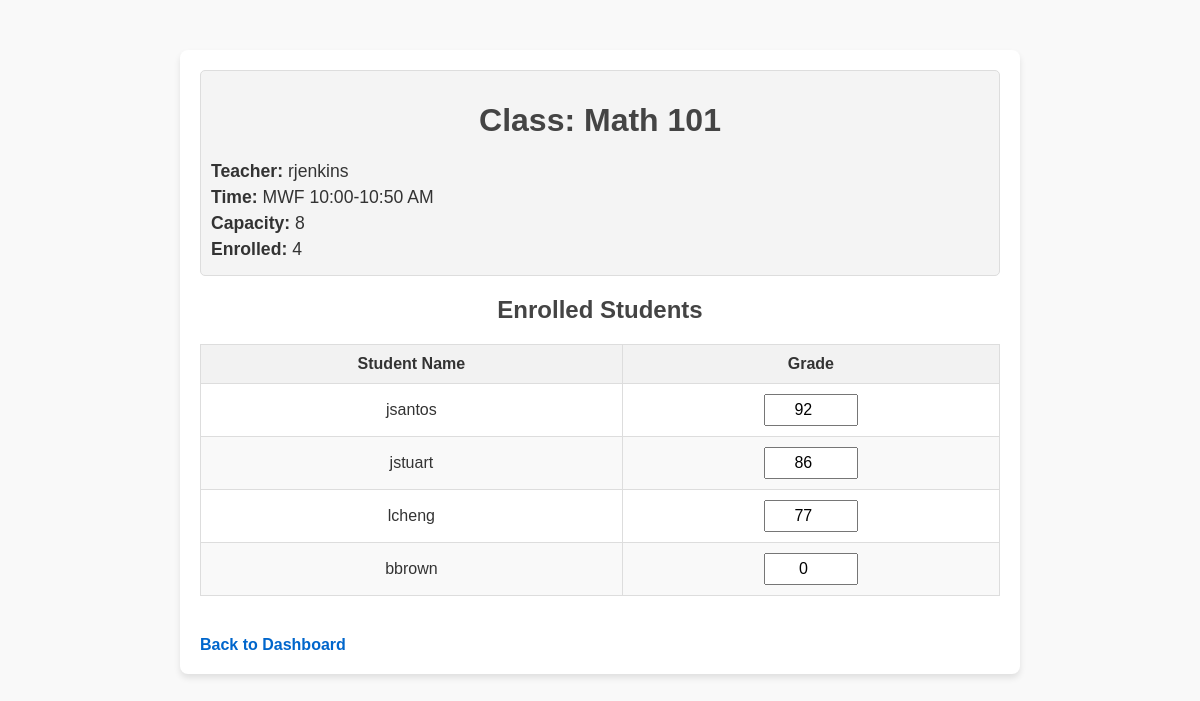
The app's page /class/1 with its own data.
### models.py (models this page shows)
class Class(db.Model):
    __tablename__ = 'classes'
    id = db.Column(db.Integer, primary_key=True)
    name = db.Column(db.String, nullable=False)
    teacher_id = db.Column(db.Integer, db.ForeignKey('auth.id'), nullable=False)
    time = db.Column(db.String, nullable=False)
    capacity = db.Column(db.Integer, nullable=False)
    teacher = db.relationship('User', backref='classes', lazy=True)

class User(db.Model):
    __tablename__ = 'auth'
    id = db.Column(db.Integer, primary_key=True)
    username = db.Column(db.String, unique=True, nullable=False)
    password = db.Column(db.String, nullable=False)  # Store plaintext password here
    role = db.Column(db.String, nullable=False)  # 'student', 'teacher', 'admin'

### app.py (the view)
@app.route('/class/<int:class_id>', methods=['GET'])
def view_class(class_id):
    class_ = Class.query.get_or_404(class_id)
    teacher = User.query.get_or_404(class_.teacher_id)
    enrollments = Enrollment.query.filter_by(class_id=class_.id).all()
    students = [
        {
            'id': enrollment.student_id,
            'name': User.query.get(enrollment.student_id).username,
            'grade': enrollment.grade
        }
        for enrollment in enrollments
    ]
    return render_template('class_detail.html', class_=class_, teacher=teacher, students=students)

### templates/class_detail.html (shortened to what this page needs)
<!DOCTYPE html>
<html lang="en">
<head>
    <link rel="stylesheet" href="{{ url_for('static', filename='css/styles.css') }}">
</head>
<body>
    <div class="container">
        <div class="class-details">
            <h1>Class: {{ class_.name }}</h1>
            <p><strong>Teacher:</strong> {{ teacher.username }}</p>
            <p><strong>Time:</strong> {{ class_.time }}</p>
            <p><strong>Capacity:</strong> {{ class_.capacity }}</p>
            <p><strong>Enrolled:</strong> {{ students|length }}</p>
        </div>
        <h2>Enrolled Students</h2>
        <table class="students-table">
            <thead>
                <tr>
                    <th>Student Name</th>
                    <th>Grade</th>
                </tr>
            </thead>
            <tbody>
                {% for student in students %}
                <tr>
                    <td>{{ student.name }}</td>
                    <td>
                        <input
                            type="number"
                            class="grade-input"
                            value="{{ student['grade'] if student['grade'] is not none else '' }}"
                            onchange="updateGrade({{ student['id'] }}, {{ class_.id }}, this);"
                        />
                    </td>
                </tr>
                {% endfor %}
            </tbody>
        </table>
        <a href="{{ url_for('dashboard', role='teacher') }}" class="back-link">Back to Dashboard</a>
    </div>
</body>
</html>

### static/css/styles.css (style rules this page uses)
body { font-family: Arial, sans-serif; background-color: #f9f9f9; color: #333; margin: 0; padding: 0; }
.container { max-width: 800px; margin: 50px auto; padding: 20px; background: #fff; border-radius: 8px; box-shadow: 0 4px 6px rgba(0, 0, 0, 0.1); }
h1, h2 { text-align: center; color: #444; }
.class-details { margin-bottom: 20px; padding: 10px; background-color: #f4f4f4; border: 1px solid #ddd; border-radius: 5px; }
.class-details p { margin: 5px 0; font-size: 1.1em; }
.students-table { width: 100%; border-collapse: collapse; margin-top: 20px; margin-bottom: 20px; }
.students-table th, .students-table td { border: 1px solid #ddd; padding: 10px; text-align: center; }
.students-table th { background-color: #f2f2f2; font-weight: bold; }
.students-table tr:nth-child(even) { background-color: #f9f9f9; }
.grade-input { width: 80px; padding: 5px; font-size: 1em; text-align: center; }
.back-link { display: inline-block; margin-top: 20px; text-align: center; text-decoration: none; font-weight: bold; color: #0066cc; }

### records on screen
Class: name "Math 101", time "MWF 10:00-10:50 AM", capacity "8"
User: username "rjenkins"
User: name "jsantos", student "92"
User: name "jstuart", student "86"
User: name "lcheng", student "77"
User: name "bbrown", student "0"

### other values on screen
{{ students|length }} "4"
